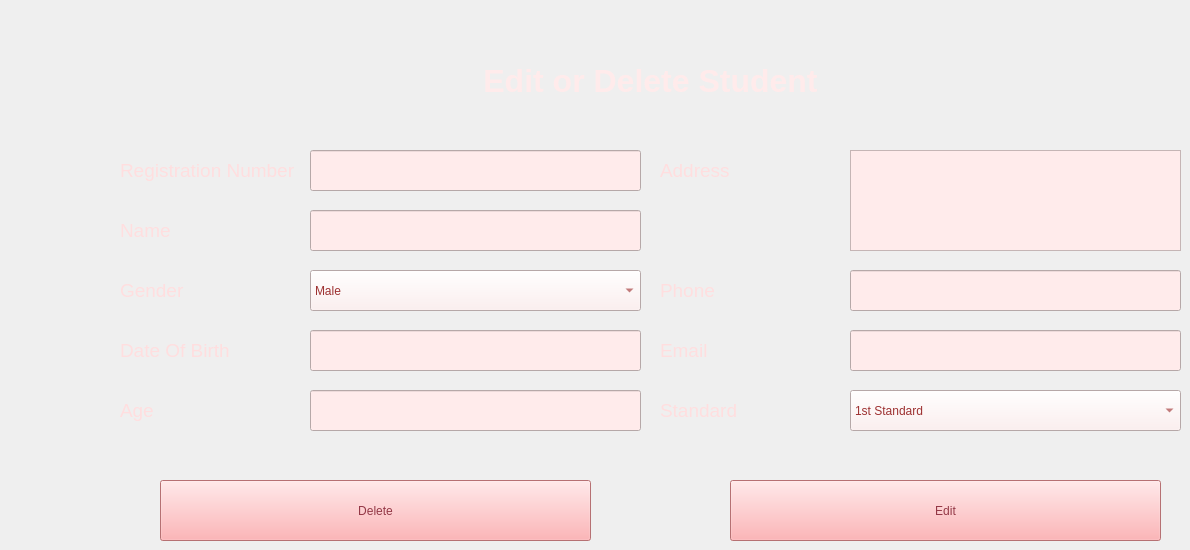
    <widget class="QWidget" name="tab_4">
     <attribute name="title">
      <string>Edit Student</string>
     </attribute>
     <widget class="QLineEdit" name="editDob">
      <property name="geometry">
       <rect>
        <x>310</x>
        <y>330</y>
        <width>331</width>
        <height>41</height>
       </rect>
      </property>
      <property name="font">
       <font>
        <pointsize>14</pointsize>
       </font>
      </property>
      <property name="styleSheet">
       <string notr="true">background-color: rgb(255, 235, 235);
color: rgb(157, 49, 49);</string>
      </property>
      <property name="echoMode">
       <enum>QLineEdit::Normal</enum>
      </property>
     </widget>
     <widget class="QLineEdit" name="editAge">
      <property name="geometry">
       <rect>
        <x>310</x>
        <y>390</y>
        <width>331</width>
        <height>41</height>
       </rect>
      </property>
      <property name="font">
       <font>
        <pointsize>14</pointsize>
       </font>
      </property>
      <property name="styleSheet">
       <string notr="true">background-color: rgb(255, 235, 235);
color: rgb(157, 49, 49);</string>
      </property>
      <property name="text">
       <string/>
      </property>
      <property name="echoMode">
       <enum>QLineEdit::Normal</enum>
      </property>
     </widget>
     <widget class="QComboBox" name="editGender">
      <property name="geometry">
       <rect>
        <x>310</x>
        <y>270</y>
        <width>331</width>
        <height>41</height>
       </rect>
      </property>
      <property name="styleSheet">
       <string notr="true">background-color: rgb(255, 235, 235);
color: rgb(157, 49, 49);
font: 14pt &quot;MS Shell Dlg 2&quot;;</string>
      </property>
      <item>
       <property name="text">
        <string>Male</string>
       </property>
      </item>
      <item>
       <property name="text">
        <string>Female</string>
       </property>
      </item>
     </widget>
     <widget class="QLabel" name="label_19">
      <property name="geometry">
       <rect>
        <x>120</x>
        <y>160</y>
        <width>181</width>
        <height>21</height>
       </rect>
      </property>
      <property name="font">
       <font>
        <pointsize>14</pointsize>
       </font>
      </property>
      <property name="styleSheet">
       <string notr="true">color: rgb(255, 222, 223);</string>
      </property>
      <property name="text">
       <string>Registration Number</string>
      </property>
     </widget>
     <widget class="QLabel" name="label_20">
      <property name="geometry">
       <rect>
        <x>660</x>
        <y>160</y>
        <width>181</width>
        <height>21</height>
       </rect>
      </property>
      <property name="font">
       <font>
        <pointsize>14</pointsize>
       </font>
      </property>
      <property name="styleSheet">
       <string notr="true">color: rgb(255, 222, 223);</string>
      </property>
      <property name="text">
       <string>Address</string>
      </property>
     </widget>
     <widget class="QLabel" name="label_21">
      <property name="geometry">
       <rect>
        <x>660</x>
        <y>400</y>
        <width>181</width>
        <height>21</height>
       </rect>
      </property>
      <property name="font">
       <font>
        <pointsize>14</pointsize>
       </font>
      </property>
      <property name="styleSheet">
       <string notr="true">color: rgb(255, 222, 223);</string>
      </property>
      <property name="text">
       <string>Standard</string>
      </property>
     </widget>
     <widget class="QLabel" name="label_22">
      <property name="geometry">
       <rect>
        <x>660</x>
        <y>340</y>
        <width>181</width>
        <height>21</height>
       </rect>
      </property>
      <property name="font">
       <font>
        <pointsize>14</pointsize>
       </font>
      </property>
      <property name="styleSheet">
       <string notr="true">color: rgb(255, 222, 223);</string>
      </property>
      <property name="text">
       <string>Email</string>
      </property>
     </widget>
     <widget class="QLabel" name="label_23">
      <property name="geometry">
       <rect>
        <x>120</x>
        <y>400</y>
        <width>181</width>
        <height>21</height>
       </rect>
      </property>
      <property name="font">
       <font>
        <pointsize>14</pointsize>
       </font>
      </property>
      <property name="styleSheet">
       <string notr="true">color: rgb(255, 222, 223);</string>
      </property>
      <property name="text">
       <string>Age</string>
      </property>
     </widget>
     <widget class="QLabel" name="label_24">
      <property name="geometry">
       <rect>
        <x>660</x>
        <y>280</y>
        <width>181</width>
        <height>21</height>
       </rect>
      </property>
      <property name="font">
       <font>
        <pointsize>14</pointsize>
       </font>
      </property>
      <property name="styleSheet">
       <string notr="true">color: rgb(255, 222, 223);</string>
      </property>
      <property name="text">
       <string>Phone</string>
      </property>
     </widget>
     <widget class="QLineEdit" name="editEmail">
      <property name="geometry">
       <rect>
        <x>850</x>
        <y>330</y>
        <width>331</width>
        <height>41</height>
       </rect>
      </property>
      <property name="font">
       <font>
        <pointsize>14</pointsize>
       </font>
      </property>
      <property name="styleSheet">
       <string notr="true">background-color: rgb(255, 235, 235);
color: rgb(157, 49, 49);</string>
      </property>
      <property name="echoMode">
       <enum>QLineEdit::Normal</enum>
      </property>
     </widget>
     <widget class="QLineEdit" name="editPhone">
      <property name="geometry">
       <rect>
        <x>850</x>
        <y>270</y>
        <width>331</width>
        <height>41</height>
       </rect>
      </property>
      <property name="font">
       <font>
        <pointsize>14</pointsize>
       </font>
      </property>
      <property name="styleSheet">
       <string notr="true">background-color: rgb(255, 235, 235);
color: rgb(157, 49, 49);r</string>
      </property>
     </widget>
     <widget class="QLabel" name="label_25">
      <property name="geometry">
       <rect>
        <x>120</x>
        <y>220</y>
        <width>181</width>
        <height>21</height>
       </rect>
      </property>
      <property name="font">
       <font>
        <pointsize>14</pointsize>
       </font>
      </property>
      <property name="styleSheet">
       <string notr="true">color: rgb(255, 222, 223);</string>
      </property>
      <property name="text">
       <string>Name</string>
      </property>
     </widget>
     <widget class="QLabel" name="label_26">
      <property name="geometry">
       <rect>
        <x>120</x>
        <y>280</y>
        <width>181</width>
        <height>21</height>
       </rect>
      </property>
      <property name="font">
       <font>
        <pointsize>14</pointsize>
       </font>
      </property>
      <property name="styleSheet">
       <string notr="true">color: rgb(255, 222, 223);</string>
      </property>
      <property name="text">
       <string>Gender</string>
      </property>
     </widget>
     <widget class="QLabel" name="label_27">
      <property name="geometry">
       <rect>
        <x>120</x>
        <y>340</y>
        <width>181</width>
        <height>21</height>
       </rect>
      </property>
      <property name="font">
       <font>
        <pointsize>14</pointsize>
       </font>
      </property>
      <property name="styleSheet">
       <string notr="true">color: rgb(255, 222, 223);</string>
      </property>
      <property name="text">
       <string>Date Of Birth</string>
      </property>
     </widget>
     <widget class="QComboBox" name="editStandard">
      <property name="geometry">
       <rect>
        <x>850</x>
        <y>390</y>
        <width>331</width>
        <height>41</height>
       </rect>
      </property>
      <property name="styleSheet">
       <string notr="true">background-color: rgb(255, 235, 235);
color: rgb(157, 49, 49);
font: 14pt &quot;MS Shell Dlg 2&quot;;</string>
      </property>
      <item>
       <property name="text">
        <string>1st Standard</string>
       </property>
      </item>
      <item>
       <property name="text">
        <string>2nd Standard</string>
       </property>
      </item>
      <item>
       <property name="text">
        <string>3rd Standard</string>
       </property>
      </item>
      <item>
       <property name="text">
        <string>4th Standard</string>
       </property>
      </item>
      <item>
       <property name="text">
        <string>4th Standard</string>
       </property>
      </item>
      <item>
       <property name="text">
        <string>6th Standard</string>
       </property>
      </item>
      <item>
       <property name="text">
        <string>7th Standard</string>
       </property>
      </item>
      <item>
       <property name="text">
        <string>8th Standard</string>
       </property>
      </item>
      <item>
       <property name="text">
        <string>9th Standard</string>
       </property>
      </item>
      <item>
       <property name="text">
        <string>10th Standard</string>
       </property>
      </item>
     </widget>
     <widget class="QLabel" name="label_28">
      <property name="geometry">
       <rect>
        <x>450</x>
        <y>60</y>
        <width>401</width>
        <height>41</height>
       </rect>
      </property>
      <property name="font">
       <font>
        <pointsize>24</pointsize>
        <weight>75</weight>
        <bold>true</bold>
       </font>
      </property>
      <property name="styleSheet">
       <string notr="true">color: rgb(255, 235, 235);</string>
      </property>
      <property name="text">
       <string>Edit or Delete Student</string>
      </property>
      <property name="alignment">
       <set>Qt::AlignCenter</set>
      </property>
     </widget>
     <widget class="QLineEdit" name="editName">
      <property name="geometry">
       <rect>
        <x>310</x>
        <y>210</y>
        <width>331</width>
        <height>41</height>
       </rect>
      </property>
      <property name="font">
       <font>
        <pointsize>14</pointsize>
       </font>
      </property>
      <property name="styleSheet">
       <string notr="true">background-color: rgb(255, 235, 235);
color: rgb(157, 49, 49);</string>
      </property>
      <property name="echoMode">
       <enum>QLineEdit::Normal</enum>
      </property>
     </widget>
     <widget class="QPushButton" name="deleteStd">
      <property name="geometry">
       <rect>
        <x>160</x>
        <y>480</y>
        <width>431</width>
        <height>61</height>
       </rect>
      </property>
      <property name="styleSheet">
       <string notr="true">font: 14pt &quot;MS Shell Dlg 2&quot;;
background-color: rgb(255, 158, 161);
color: rgb(147, 56, 70);</string>
      </property>
      <property name="text">
       <string>Delete</string>
      </property>
     </widget>
     <widget class="QPushButton" name="editStd">
      <property name="geometry">
       <rect>
        <x>730</x>
        <y>480</y>
        <width>431</width>
        <height>61</height>
       </rect>
      </property>
      <property name="styleSheet">
       <string notr="true">font: 14pt &quot;MS Shell Dlg 2&quot;;
background-color: rgb(255, 158, 161);
color: rgb(147, 56, 70);</string>
      </property>
      <property name="text">
       <string>Edit</string>
      </property>
     </widget>
     <widget class="QLineEdit" name="editRegis_num">
      <property name="geometry">
       <rect>
        <x>310</x>
        <y>150</y>
        <width>331</width>
        <height>41</height>
       </rect>
      </property>
      <property name="font">
       <font>
        <pointsize>14</pointsize>
       </font>
      </property>
      <property name="styleSheet">
       <string notr="true">background-color: rgb(255, 235, 235);
color: rgb(157, 49, 49);</string>
      </property>
      <property name="echoMode">
       <enum>QLineEdit::Normal</enum>
      </property>
     </widget>
     <widget class="QPlainTextEdit" name="editAddress">
      <property name="geometry">
       <rect>
        <x>850</x>
        <y>150</y>
        <width>331</width>
        <height>101</height>
       </rect>
      </property>
      <property name="styleSheet">
       <string notr="true">background-color: rgb(255, 235, 235);
color: rgb(157, 49, 49);
font: 14pt &quot;MS Shell Dlg 2&quot;;s</string>
      </property>
     </widget>
    </widget>
